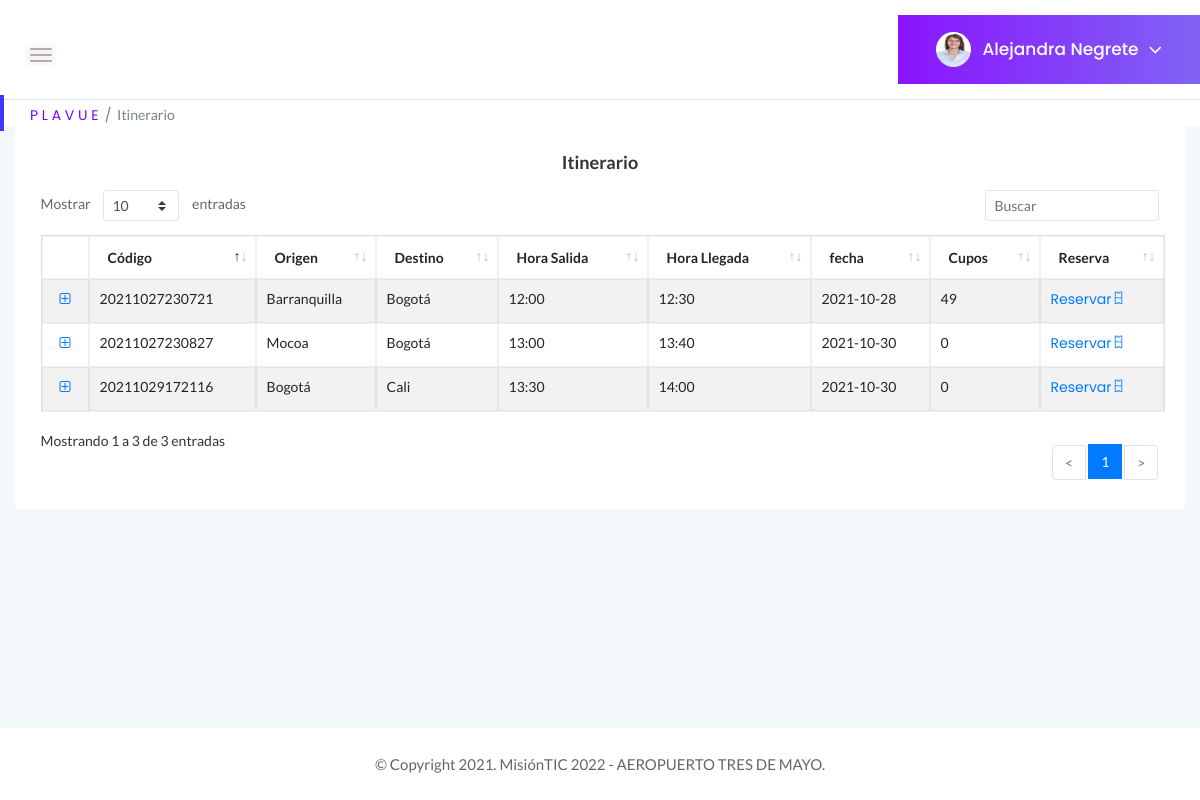
Page /itinerario (signed in) on the earlier database version.
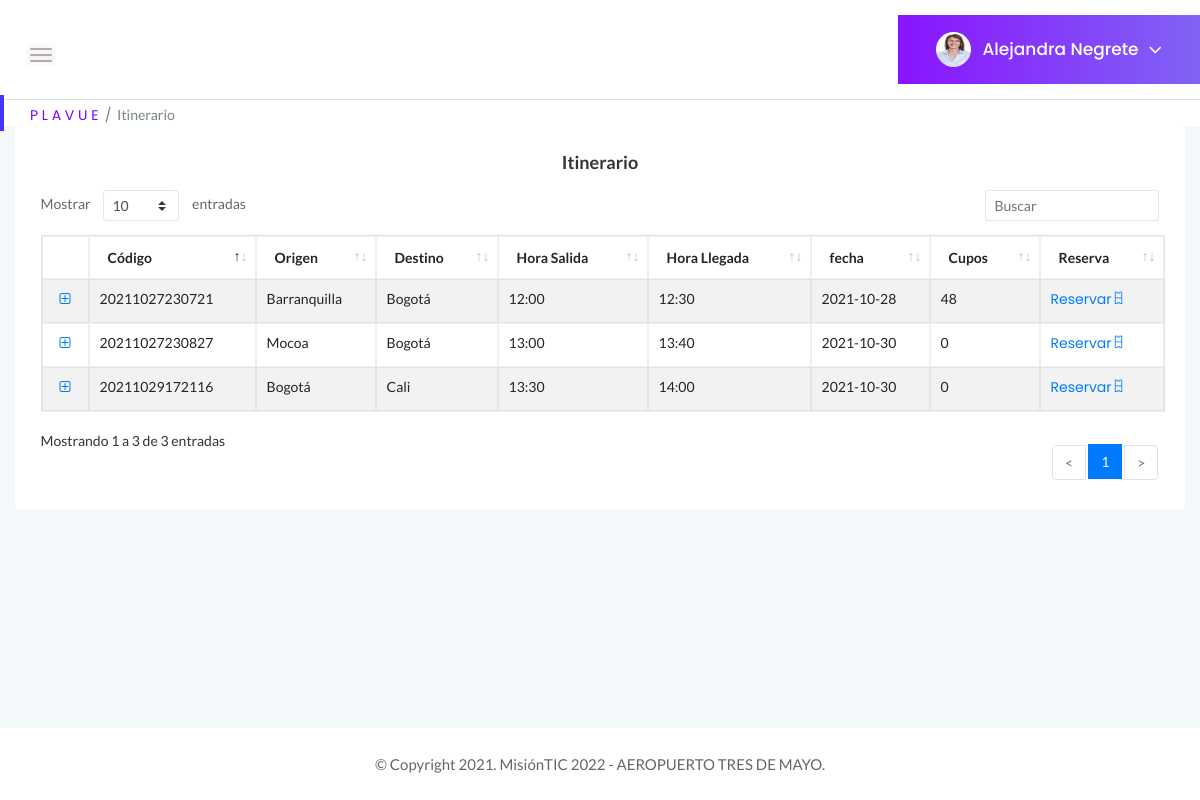
Same page on the later database version.
### tables this page shows
CREATE TABLE Vuelos (Id_vuelo INTEGER PRIMARY KEY UNIQUE, placa VARCHAR (20), aereolinea STRING, origen INTEGER REFERENCES Ciudades (Id_ciudad) ON DELETE RESTRICT ON UPDATE RESTRICT, destino INTEGER REFERENCES Ciudades (Id_ciudad) ON DELETE RESTRICT ON UPDATE RESTRICT, horaSalida TIME, horaLlegada TIME, fecha DATE, estado STRING, capacidad INT, reservas INT, cupos INT, precio INT, piloto VARCHAR (100));

### app.py (the view)
@app.route("/itinerario", methods=["GET", "POST"])
def itinerario_usuario():
    if "usuario" in session:
        if request.method =="GET":
            try:
                with sqlite3.connect("Plavue.db") as con:
                    con.row_factory = sqlite3.Row
                    cur = con.cursor()
                    cur.execute("SELECT * FROM Usuarios WHERE correo = ?", [session["usuario"]])
                    query = cur.fetchone()
                with sqlite3.connect("Plavue.db") as con:
                    con.row_factory = sqlite3.Row
                    cur = con.cursor()
                    cur.execute("SELECT * FROM Vuelos")
                    row = cur.fetchall()
                with sqlite3.connect("Plavue.db") as con4:
                    con4.row_factory = sqlite3.Row
                    cur = con4.cursor()
                    cur.execute("SELECT * FROM Ciudades")
                    query4 = cur.fetchall()
                    return render_template("itinerario-usuarioFinal.html", perfil = query, row = row, ciudad = query4)
            except Error as er:
                print('SQLite error: %s' % (' '.join(er.args)))
                print('SQLite traceback: ')
            return render_template('itinerariousuario.html')
    return render_template ("Login.html")

### templates/itinerario-usuarioFinal.html (shortened to what the changed rows need)
<!doctype html>
<html class="no-js" lang="en">
<head>
    <link rel="stylesheet" href="{{ url_for('static', filename='css/bootstrap.min.css') }}">
    <link rel="stylesheet" href="{{ url_for('static', filename='css/font-awesome.min.css')}}">
    <link rel="stylesheet" href="{{ url_for('static', filename='css/themify-icons.css')}}">
    <link rel="stylesheet" href="{{ url_for('static', filename='css/metisMenu.css')}}">
    <link rel="stylesheet" href="{{ url_for('static', filename='css/owl.carousel.min.css')}}">
    <link rel="stylesheet" href="{{ url_for('static', filename='css/slicknav.min.css')}}">
    <link rel="stylesheet" href="https://www.amcharts.com/lib/3/plugins/export/export.css" type="text/css" media="all" />
    <link rel="stylesheet" type="text/css" href="{{ url_for('static', filename='css/tables/jquery.dataTables.css')}}">
    <link rel="stylesheet" type="text/css" href="{{ url_for('static', filename='css/tables/dataTables.bootstrap4.min.css')}}">
    <link rel="stylesheet" type="text/css" href="{{ url_for('static', filename='css/tables/responsive.bootstrap.min.css')}}">
    <link rel="stylesheet" type="text/css" href="{{ url_for('static', filename='css/tables/responsive.jqueryui.min.css')}}">
    <link rel="stylesheet" href="{{ url_for('static', filename='css/typography.css')}}">
    <link rel="stylesheet" href="{{ url_for('static', filename='css/default-css.css')}}">
    <link rel="stylesheet" href="{{ url_for('static', filename='css/styles.css')}}">
    <link rel="stylesheet" href="{{ url_for('static', filename='css/responsive.css')}}">
    <link rel="stylesheet" href="{{ url_for('static', filename='js/vendor/select2.css')}}">
</head>
<body>
    <div class="page-container">
        <div class="main-content">
            <div class="main-content-inner">
                <div class="row">
                    <div class="col-12 mt-8">
                        <div class="card">
                            <div class="card-body">
                                    <div class="panel-body">
                                        <table class="table table-bordered table-striped mb-none" id="datatable-itinerario">
                                            <thead>
                                                <tr>
                                                    <th>Código</th>
                                                    <th>Origen</th>
                                                    <th>Destino</th>
                                                    <th>Hora Salida</th>
                                                    <th>Hora Llegada</th>
                                                    <th>fecha</th>
                                                    <th>Cupos</th>
                                                    <th>Reserva</th>
                                                </tr>
                                            </thead>
                                            <tbody>
                                                {% for r in row %}
                                                    <tr>
                                                        <td> {{ r ["Id_vuelo"] }} </td>
                                                        <td>
                                                            {% for c in ciudad %}
                                                                {% if r["origen"] == c["Id_ciudad"] %}
                                                                    <span>{{c["Ciudad"]}}</span>
                                                                {% endif %}
                                                            {% endfor %}
                                                        </td>
                                                        <td>
                                                            {% for c in ciudad %}
                                                                {% if r["destino"] == c["Id_ciudad"] %}
                                                                    <span>{{c["Ciudad"]}}</span>
                                                                {% endif %}
                                                            {% endfor %}
                                                        </td>
                                                        <td> {{ r ["horaSalida"] }}  </td>
                                                        <td> {{ r ["horaLlegada"] }}  </td>
                                                        <td> {{ r ["fecha"] }}  </td>
                                                        <td> {{ r ["cupos"] }}  </td>
                                                        <td>
                                                            <a href="../reservausuario/{{r['Id_vuelo']}}">Reservar<i class="ti-ticket"></i></a>
                                                        </td>
                                                    </tr>
                                                {% endfor %}
                                            </tbody>
                                        </table>
                                    </div>
                            </div>
                        </div>
                    </div>
                </div>
            </div>
        </div>
    </div>
</body>
</html>

Differences in the rows shown:
changed Vuelos id 20211027230721: cupos "49" → "48"
